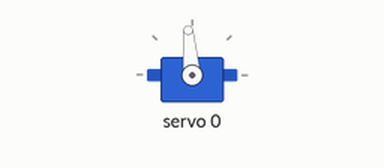
Simulated run of this sketch. Board: Arduino Uno, built with avr-gcc and run on an emulated ATmega328P. Shown: servo.

Above: at 0.05 s.
At 2.25 s:
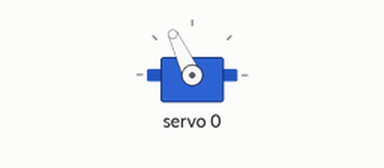
At 4.5 s:
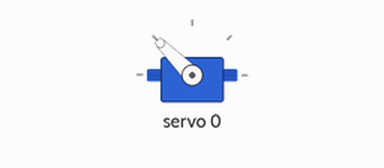
At 9.0 s:
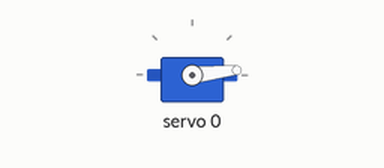
Timing chart, 0 to 11.7 s (numbered marks = the images above):
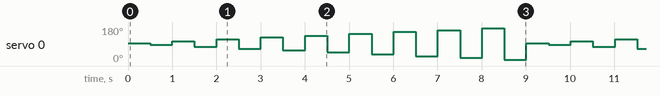

The sketch:

Servo.ino
```cpp
#include <Adafruit_PWMServoDriver.h>
#include <config.h>
#include <Wire.h>
#include <SoftwareSerial.h>


Adafruit_PWMServoDriver pwm = Adafruit_PWMServoDriver();

#define SERVOMIN  150 // this is the 'minimum' pulse length count (out of 4096)
#define SERVOMAX  600 // this is the 'maximum' pulse length count (out of 4096)

void setup(){

  pwm.begin();

  pwm.setPWMFreq(60);  // Analog servos run at ~60 Hz updates


}


uint16_t servo (float angle) {

  uint16_t puls = 2.5*angle + 150;

  return puls > SERVOMAX ? SERVOMAX : (puls < SERVOMIN ? SERVOMIN : puls);
}

void loop() {

  pwm.setPWM(0, 0, servo(90));
  delay(500);
  pwm.setPWM(0, 0, servo(80));
  delay(500);
  pwm.setPWM(0, 0, servo(100));
  delay(500);
  pwm.setPWM(0, 0, servo(70));
  delay(500);
  pwm.setPWM(0, 0, servo(110));
  delay(500);
  pwm.setPWM(0, 0, servo(60));
  delay(500);
  pwm.setPWM(0, 0, servo(120));
  delay(500);
  pwm.setPWM(0, 0, servo(50));
  delay(500);
  pwm.setPWM(0, 0, servo(130));
  delay(500);
  pwm.setPWM(0, 0, servo(40));
  delay(500);
  pwm.setPWM(0, 0, servo(140));
  delay(500);
  pwm.setPWM(0, 0, servo(30));
  delay(500);
  pwm.setPWM(0, 0, servo(150));
  delay(500);
  pwm.setPWM(0, 0, servo(20));
  delay(500);
  pwm.setPWM(0, 0, servo(160));
  delay(500);
  pwm.setPWM(0, 0, servo(10));
  delay(500);
  pwm.setPWM(0, 0, servo(170));
  delay(500);
  pwm.setPWM(0, 0, servo(0));
  delay(500);
  pwm.setPWM(0, 0, servo(180));


  /*
  for (int angle = 0; angle < 180; angle++) {
    pwm.setPWM(0, 0, servo (angle));
  }

  delay(500);

  for (int angle = 180; angle > 0; angle--) {
    pwm.setPWM(0, 0, servo (angle));
  }

  delay(500);
  */


}
```

Measured:
- by itself, servo 0: repeats every 9.0 s: 105° 0.50 s, 75° 0.50 s, 115° 0.50 s, 66° 0.50 s, 125° 0.50 s, 56° 0.50 s, 135° 0.50 s, 46° 0.50 s, 145° 0.50 s, 36° 0.50 s, 154° 0.50 s, 26° 0.50 s, 164° 0.50 s, 16° 0.50 s, 174° 0.50 s, 6° 0.50 s, 95° 0.50 s, 85° 0.50 s
